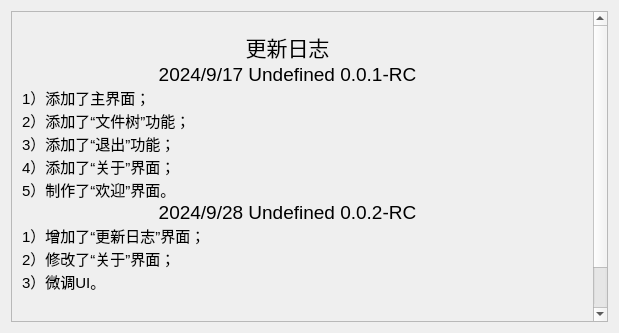
<?xml version="1.0" encoding="UTF-8"?>
<ui version="4.0">
 <class>What</class>
 <widget class="QDialog" name="What">
  <property name="geometry">
   <rect>
    <x>0</x>
    <y>0</y>
    <width>619</width>
    <height>333</height>
   </rect>
  </property>
  <property name="minimumSize">
   <size>
    <width>0</width>
    <height>0</height>
   </size>
  </property>
  <property name="windowTitle">
   <string>更新日志</string>
  </property>
  <layout class="QGridLayout" name="gridLayout">
   <item row="0" column="0">
    <widget class="QScrollArea" name="scrollArea">
     <property name="minimumSize">
      <size>
       <width>0</width>
       <height>0</height>
      </size>
     </property>
     <property name="autoFillBackground">
      <bool>true</bool>
     </property>
     <property name="widgetResizable">
      <bool>true</bool>
     </property>
     <property name="alignment">
      <set>Qt::AlignmentFlag::AlignLeading|Qt::AlignmentFlag::AlignLeft|Qt::AlignmentFlag::AlignVCenter</set>
     </property>
     <widget class="QWidget" name="scrollAreaWidgetContents">
      <property name="geometry">
       <rect>
        <x>0</x>
        <y>0</y>
        <width>578</width>
        <height>360</height>
       </rect>
      </property>
      <property name="minimumSize">
       <size>
        <width>520</width>
        <height>360</height>
       </size>
      </property>
      <widget class="QLabel" name="label">
       <property name="geometry">
        <rect>
         <x>10</x>
         <y>10</y>
         <width>531</width>
         <height>281</height>
        </rect>
       </property>
       <property name="minimumSize">
        <size>
         <width>0</width>
         <height>0</height>
        </size>
       </property>
       <property name="text">
        <string>&lt;!DOCTYPE HTML PUBLIC &quot;-//W3C//DTD HTML 4.0//EN&quot; &quot;http://www.w3.org/TR/REC-html40/strict.dtd&quot;&gt;
&lt;html&gt;&lt;head&gt;&lt;meta name=&quot;qrichtext&quot; content=&quot;1&quot; /&gt;&lt;meta charset=&quot;utf-8&quot; /&gt;&lt;style type=&quot;text/css&quot;&gt;
p, li { white-space: pre-wrap; }
hr { height: 1px; border-width: 0; }
li.unchecked::marker { content: &quot;\2610&quot;; }
li.checked::marker { content: &quot;\2612&quot;; }
&lt;/style&gt;&lt;/head&gt;&lt;body style=&quot; font-family:'Microsoft YaHei UI'; font-size:11pt; font-weight:400; font-style:normal;&quot;&gt;
&lt;p align=&quot;center&quot; style=&quot; margin-top:0px; margin-bottom:0px; margin-left:0px; margin-right:0px; -qt-block-indent:0; text-indent:0px;&quot;&gt;&lt;span style=&quot; font-size:16pt;&quot;&gt;更新日志&lt;/span&gt;&lt;/p&gt;
&lt;p align=&quot;center&quot; style=&quot; margin-top:0px; margin-bottom:0px; margin-left:0px; margin-right:0px; -qt-block-indent:0; text-indent:0px;&quot;&gt;&lt;span style=&quot; font-size:14pt;&quot;&gt;2024/9/17 Undefined 0.0.1-RC&lt;/span&gt;&lt;/p&gt;
&lt;p style=&quot; margin-top:0px; margin-bottom:0px; margin-left:0px; margin-right:0px; -qt-block-indent:0; text-indent:0px;&quot;&gt;1）添加了主界面；&lt;/p&gt;
&lt;p style=&quot; margin-top:0px; margin-bottom:0px; margin-left:0px; margin-right:0px; -qt-block-indent:0; text-indent:0px;&quot;&gt;2）添加了“文件树”功能；&lt;/p&gt;
&lt;p style=&quot; margin-top:0px; margin-bottom:0px; margin-left:0px; margin-right:0px; -qt-block-indent:0; text-indent:0px;&quot;&gt;3）添加了“退出”功能；&lt;/p&gt;
&lt;p style=&quot; margin-top:0px; margin-bottom:0px; margin-left:0px; margin-right:0px; -qt-block-indent:0; text-indent:0px;&quot;&gt;4）添加了“关于”界面；&lt;/p&gt;
&lt;p style=&quot; margin-top:0px; margin-bottom:0px; margin-left:0px; margin-right:0px; -qt-block-indent:0; text-indent:0px;&quot;&gt;5）制作了“欢迎”界面。&lt;/p&gt;
&lt;p align=&quot;center&quot; style=&quot; margin-top:0px; margin-bottom:0px; margin-left:0px; margin-right:0px; -qt-block-indent:0; text-indent:0px;&quot;&gt;&lt;span style=&quot; font-size:14pt;&quot;&gt;2024/9/28 Undefined 0.0.2-RC&lt;/span&gt;&lt;/p&gt;
&lt;p style=&quot; margin-top:0px; margin-bottom:0px; margin-left:0px; margin-right:0px; -qt-block-indent:0; text-indent:0px;&quot;&gt;1）增加了“更新日志”界面；&lt;/p&gt;
&lt;p style=&quot; margin-top:0px; margin-bottom:0px; margin-left:0px; margin-right:0px; -qt-block-indent:0; text-indent:0px;&quot;&gt;2）修改了“关于”界面；&lt;/p&gt;
&lt;p style=&quot; margin-top:0px; margin-bottom:0px; margin-left:0px; margin-right:0px; -qt-block-indent:0; text-indent:0px;&quot;&gt;3）微调UI。&lt;/p&gt;&lt;/body&gt;&lt;/html&gt;</string>
       </property>
      </widget>
     </widget>
    </widget>
   </item>
  </layout>
 </widget>
 <resources/>
 <connections/>
</ui>
